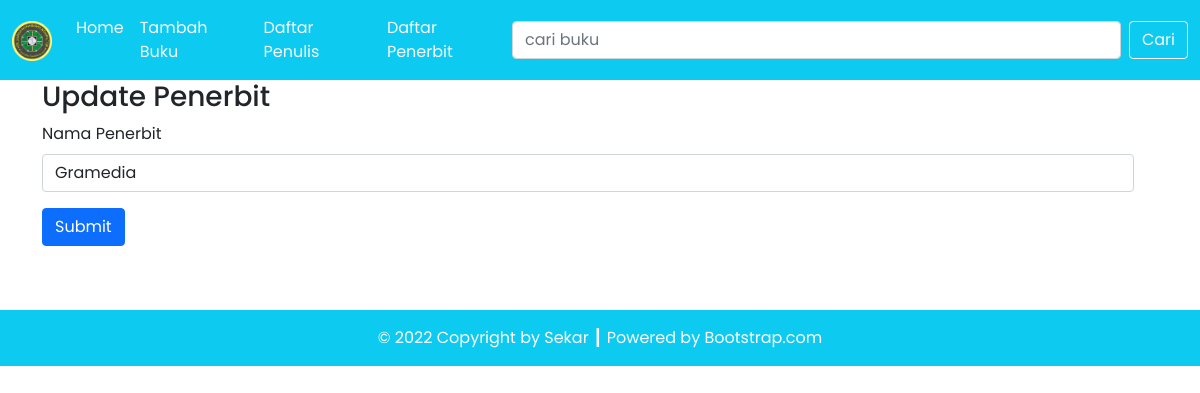
The page /tp3/updatepenerbit.php?id=1 on the database its author committed.
### tables this page shows
CREATE TABLE `penerbit` (
  `id_penerbit` int(11) NOT NULL,
  `nama_penerbit` varchar(100) NOT NULL
);

### tp3/classes/DB.php (called while the page is built, shortened)
<?php
class DB
{
    private $hostname;
    private $username;
    private $password;
    private $dbname;
    private $conn;
    function __construct($hostname, $username, $password, $dbname)
    {
        $this->hostname = $hostname;
        $this->username = $username;
        $this->password = $password;
        $this->dbname = $dbname;
    }
    function open()
    {
        $this->conn = mysqli_connect($this->hostname, $this->username, $this->password, $this->dbname);
    }
    function execute($query)
    {
        $this->result = mysqli_query($this->conn, $query);
    }
}

### tp3/classes/Penerbit.php (called while the page is built, shortened)
<?php
class Penerbit extends DB
{
    function getPenerbitById($id)
    {
        $query = "SELECT * FROM penerbit WHERE id_penerbit=$id";
        return $this->execute($query);
    }
}
?>

### tp3/classes/Template.php (the view, shortened to what this page needs)
<?php
class Template
{
    var $content = '';
    function __construct($filename = '')
    {
        $this->content = implode('', @file($filename));
    }
    function clear()
    {
        $this->content = preg_replace("/DATA_[A-Z|_|0-9]+/", "", $this->content);
    }
    function write()
    {
        print $this->content;
    }
    function replace($old = '', $new = '')
    {
        if (is_int($new)) {
            $value = sprintf("%d", $new);
        } elseif (is_float($new)) {
            $value = sprintf("%f", $new);
        } elseif (is_array($new)) {
            $value = '';
            foreach ($new as $item) {
                $value .= $item . ' ';
            }
        } else {
            $value = $new;
        }
        $this->content = preg_replace("/$old/", $value, $this->content);
    }
}

### rows shown on the page
penerbit: nama_penerbit+id_penerbit (picture), nama_penerbit "Gramedia"
